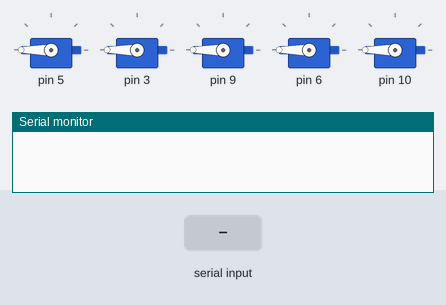
This sketch was run on a simulated Arduino Uno, built with avr-gcc and run on an emulated ATmega328P. On the bench: 5 × servo, the last lines printed to the serial monitor. The test bench sets the inputs (shaded band).

Above: at 0.01 s.
At 1.3 s:
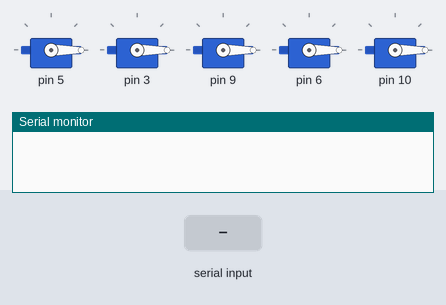
1.4 s: "1 90\n" received over Serial
At 2.8 s:
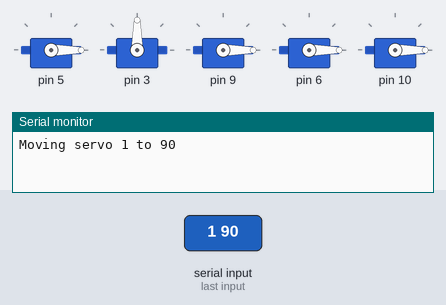
Timing chart, 0 to 4.4 s (numbered marks = the images above; inputs shaded):
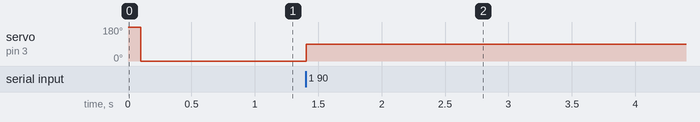

Measured:
- after the input at 1.4 s, servo on pin 3: 0° → 90° at once

The sketch:

five_move.ino
```cpp
#include <Servo.h>

Servo servos[5];

void setup() {
  Serial.begin(9600);
  servos[0].attach(5);
  servos[1].attach(3);
  servos[2].attach(9);
  servos[3].attach(6);
  servos[4].attach(10);
  setAllServos(0);
  setAllServos(180);
  delay(100);
  setAllServos(0);
}

void loop() {
  if (Serial.available() > 0) {
    String data = Serial.readStringUntil('\n');
    data.trim();

    int spaceIndex = data.indexOf(' ');
    if (spaceIndex != -1) {
      int finger = data.substring(0, spaceIndex).toInt();
      int angle = data.substring(spaceIndex + 1).toInt();

      if (finger >= 0 && finger < 5 && angle >= 0 && angle <= 180) {
        servos[finger].write(angle);
        Serial.print("Moving servo ");
        Serial.print(finger);
        Serial.print(" to ");
        Serial.println(angle);
      }
    }
  }
}

void setAllServos(int angle) {
  for (int i = 0; i < 5; i++) {
    servos[i].write(angle);
  }
}
```
